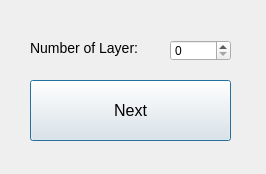
<?xml version="1.0" encoding="UTF-8"?>
<ui version="4.0">
 <class>Dialog</class>
 <widget class="QDialog" name="Dialog">
  <property name="geometry">
   <rect>
    <x>0</x>
    <y>0</y>
    <width>266</width>
    <height>174</height>
   </rect>
  </property>
  <property name="windowTitle">
   <string>Dialog</string>
  </property>
  <widget class="QLabel" name="label">
   <property name="geometry">
    <rect>
     <x>30</x>
     <y>40</y>
     <width>121</width>
     <height>16</height>
    </rect>
   </property>
   <property name="styleSheet">
    <string notr="true">font-size:14px
</string>
   </property>
   <property name="text">
    <string>Number of Layer:</string>
   </property>
  </widget>
  <widget class="QSpinBox" name="spinBox">
   <property name="geometry">
    <rect>
     <x>170</x>
     <y>40</y>
     <width>61</width>
     <height>21</height>
    </rect>
   </property>
  </widget>
  <widget class="QPushButton" name="pushButton">
   <property name="geometry">
    <rect>
     <x>30</x>
     <y>80</y>
     <width>201</width>
     <height>61</height>
    </rect>
   </property>
   <property name="styleSheet">
    <string notr="true">font-size:16px
</string>
   </property>
   <property name="text">
    <string>Next</string>
   </property>
  </widget>
 </widget>
 <resources/>
 <connections/>
</ui>
